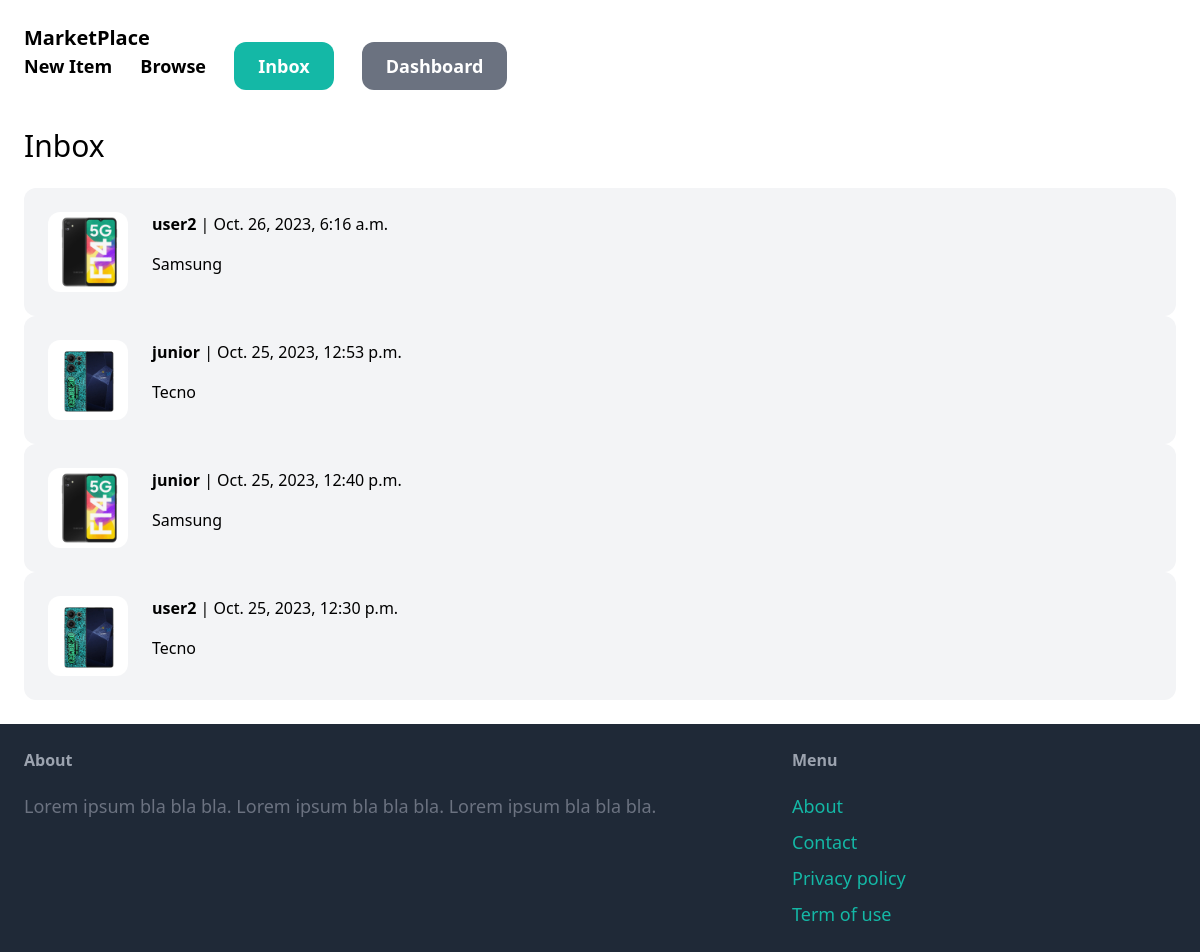
The page /inbox/ (signed in) on the database its author committed.
### chat/models.py (models this page shows)
class Chat(models.Model):
    item = models.ForeignKey(Item, related_name="chats", on_delete=models.CASCADE)
    members = models.ManyToManyField(User, related_name="chats")
    created_at = models.DateTimeField(auto_now_add=True)
    modified_at = models.DateTimeField(auto_now=True)
    class Meta:
        ordering = ('-modified_at',)

### item/models.py (models this page shows, shortened)
class Item(models.Model):
    category = models.ForeignKey(
        Categories, related_name="items", on_delete=models.CASCADE
    )
    name = models.CharField(max_length=255)
    description = models.TextField(blank=True, null=True)
    price = models.FloatField()
    image = models.ImageField(upload_to="item_images", blank=True, null=True)
    is_sold = models.BooleanField(default=False)
    created_at = models.DateTimeField(auto_now_add=True)
    created_by = models.ForeignKey(User, related_name="items", on_delete=models.CASCADE)

### chat/views.py (the view)
# urls.py: path('', views.inbox, name='inbox'),
@login_required
def inbox(request):
    conversations = Chat.objects.filter(members__in=[request.user.id])
    return render(request, 'chat/inbox.html', {
        'conversations': conversations
    })

### chat/templates/chat/inbox.html (shortened to what this page needs)
{% extends 'frontend/base.html' %}
{% block content %}
<h1 class="mb-6 text-3xl">Inbox</h1>
<div class="space-y-6">
    {% for conversation in conversations %}
        <a href="{% url 'chat:detail' conversation.id %}">
            <div class="p-6 flex bg-gray-100 rounded-xl">
                <div class="pr-6">
                    <img src="{{ conversation.item.image.url }}" class="w-20 rounded-xl">
                </div>
                <div>
                    {% for member in conversation.members.all %}
                        {% if member != request.user %}
                            <p class="mb-4"><strong>{{ member.username }}</strong> | {{ conversation.modified_at }}</p>
                            <p>{{ conversation.item.name }}</p>
                        {% endif %}
                    {% endfor %}
                </div>
            </div>
        </a>
    {% endfor %}
</div>
{% endblock %}

### frontend/templates/frontend/base.html (shortened to what this page needs)
<!DOCTYPE html>
<html lang="en">
  <head>
    <script src="https://cdn.tailwindcss.com"></script>
  </head>
  <body>
    <nav
      class="px-6 py-6"
      flex
      justify-between
      items-center
      border-b
      border-gray-200
    >
      <a href="/" class="text-xl font-semibold">MarketPlace</a>
      <div class="space-x-6">
        <a href="{% url 'item:new_item' %}" class="text-lg font-semibold hover:text-gray-500"
          >New Item</a
        >
        <a href="{% url 'item:items' %}" class="text-lg font-semibold hover:text-gray-500"
          >Browse</a
        >
        {% if request.user.is_authenticated %}
        <a
          href="{% url 'chat:inbox' %}"
          class="px-6 py-3 text-lg font-semibold bg-teal-500 text-white rounded-xl hover:bg-teal-700"
          >Inbox</a
        >
        <a
          href="{% url 'dashboard:index' %}"
          class="px-6 py-3 text-lg font-semibold bg-gray-500 text-white rounded-xl hover:bg-gray-700"
          >Dashboard</a
        >
        {% endif %}
      </div>
    </nav>
    <div class="px-6 py-6">{% block content %} {% endblock %}</div>
    <footer class="py-6 px-6 flex justify-between bg-gray-800">
      <div class="w-2/3 pr-10">
        <h3 class="mb-5 font-semibold text-gray-400">About</h3>
        <p class="text-lg text-gray-500">
          Lorem ipsum bla bla bla. Lorem ipsum bla bla bla. Lorem ipsum bla bla
          bla.
        </p>
      </div>
      <div class="w-1/3">
        <h3 class="mb-5 font-semibold text-gray-400">Menu</h3>
        <ul class="space-y-2">
          <li>
            <a href="#" class="text-lg text-teal-500 hover:text-teal-700"
              >About</a
            >
          </li>
          <li>
            <a
              href="{% url 'contact' %}"
              class="text-lg text-teal-500 hover:text-teal-700"
              >Contact</a
            >
          </li>
          <li>
            <a href="#" class="text-lg text-teal-500 hover:text-teal-700"
              >Privacy policy</a
            >
          </li>
          <li>
            <a href="#" class="text-lg text-teal-500 hover:text-teal-700"
              >Term of use</a
            >
          </li>
        </ul>
      </div>
    </footer>
  </body>
</html>

### rows shown on the page
Chat: item.image (picture), modified_at "Oct. 26, 2023, 6:16 a.m.", item.name "Samsung"
Chat: item.image (picture), modified_at "Oct. 25, 2023, 12:53 p.m.", item.name "Tecno"
Chat: item.image (picture), modified_at "Oct. 25, 2023, 12:40 p.m.", item.name "Samsung"
Chat: item.image (picture), modified_at "Oct. 25, 2023, 12:30 p.m.", item.name "Tecno"

### other values the page prints
{{ member.username }} "user2"
{{ member.username }} "junior"
